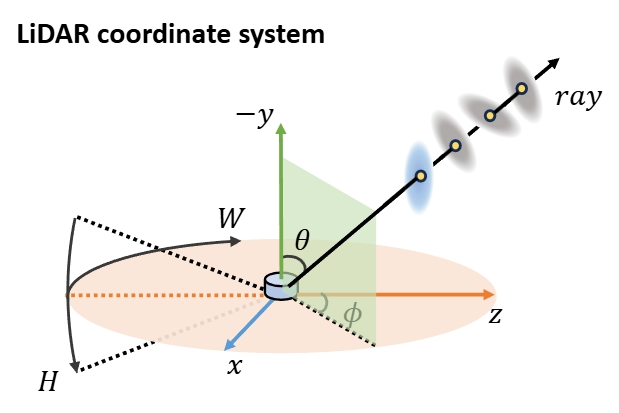
#> input picture images/gslidar/capture.png, 619 x 413 px
$ python capture.py
#> lines starting #> are read from the running program, lines starting #| are printed output that depends on the picture
#> further down, image is the input picture: shape (413, 619, 3); mean B, G, R 239.4, 242.7, 244.3
import cv2
import numpy as np

def pad_image_to_square(image):
    # 获取图片的高度和宽度
    height, width = image.shape[:2]
#> height = 413; width = 619

    # 计算需要填充的尺寸
    if height > width:
        # 高度大于宽度，左右填充
        pad_width = (height - width) // 2
        padding = ((0, 0), (pad_width, pad_width), (0, 0)) if len(image.shape) == 3 else ((0, 0), (pad_width, pad_width))
    else:
        # 宽度大于高度，上下填充
        pad_height = (width - height) // 2
#> pad_height = 103
        padding = ((pad_height, pad_height), (0, 0), (0, 0)) if len(image.shape) == 3 else ((pad_height, pad_height), (0, 0))
#> padding = ((103, 103), (0, 0), (0, 0))

    # 使用白色填充图片
    padded_image = np.pad(image, padding, mode='constant', constant_values=255)
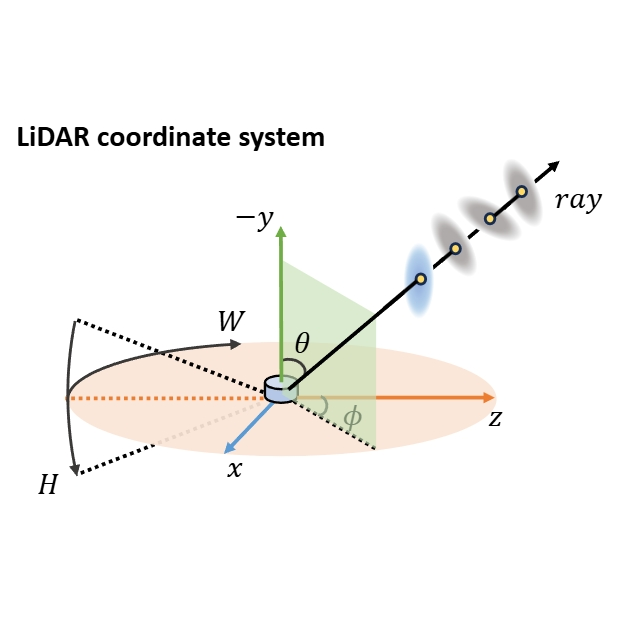
#> padded_image: shape (619, 619, 3); mean B, G, R 244.6, 246.8, 247.9

    return padded_image

# 读取图片
image_path = 'capture.png'  # 替换为你的图片路径
image = cv2.imread(image_path)

# 检查图片是否成功读取
if image is None:
    print("无法读取图片，请检查图片路径。")
else:
    # 补成正方形
    padded_image = pad_image_to_square(image)

    # 保存处理后的图片
    cv2.imwrite('capture.jpg', padded_image)
    print("处理后的图片已保存为 capture.jpg")
